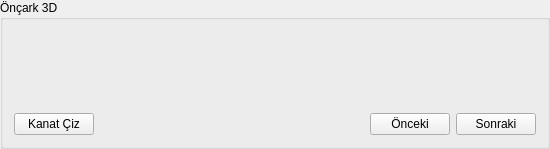
    <widget class="QGroupBox" name="groupBox_8">
     <property name="sizePolicy">
      <sizepolicy hsizetype="Minimum" vsizetype="Preferred">
       <horstretch>0</horstretch>
       <verstretch>0</verstretch>
      </sizepolicy>
     </property>
     <property name="minimumSize">
      <size>
       <width>550</width>
       <height>0</height>
      </size>
     </property>
     <property name="title">
      <string>Önçark 3D</string>
     </property>
     <layout class="QGridLayout" name="gridLayout_8">
      <item row="3" column="3">
       <widget class="QPushButton" name="pushButton_next">
        <property name="sizePolicy">
         <sizepolicy hsizetype="Maximum" vsizetype="Fixed">
          <horstretch>0</horstretch>
          <verstretch>0</verstretch>
         </sizepolicy>
        </property>
        <property name="minimumSize">
         <size>
          <width>50</width>
          <height>0</height>
         </size>
        </property>
        <property name="text">
         <string>Sonraki</string>
        </property>
       </widget>
      </item>
      <item row="3" column="2">
       <widget class="QPushButton" name="pushButton_before">
        <property name="sizePolicy">
         <sizepolicy hsizetype="Maximum" vsizetype="Fixed">
          <horstretch>0</horstretch>
          <verstretch>0</verstretch>
         </sizepolicy>
        </property>
        <property name="text">
         <string>Önceki</string>
        </property>
       </widget>
      </item>
      <item row="3" column="1">
       <spacer name="horizontalSpacer_17">
        <property name="orientation">
         <enum>Qt::Horizontal</enum>
        </property>
        <property name="sizeType">
         <enum>QSizePolicy::Minimum</enum>
        </property>
        <property name="sizeHint" stdset="0">
         <size>
          <width>40</width>
          <height>20</height>
         </size>
        </property>
       </spacer>
      </item>
      <item row="3" column="0">
       <widget class="QPushButton" name="pushButton_plot_blade">
        <property name="sizePolicy">
         <sizepolicy hsizetype="Maximum" vsizetype="Fixed">
          <horstretch>0</horstretch>
          <verstretch>0</verstretch>
         </sizepolicy>
        </property>
        <property name="text">
         <string>Kanat Çiz</string>
        </property>
       </widget>
      </item>
      <item row="0" column="0" colspan="4">
       <widget class="QWidget" name="toolbar_blade" native="true">
        <property name="sizePolicy">
         <sizepolicy hsizetype="Preferred" vsizetype="Maximum">
          <horstretch>0</horstretch>
          <verstretch>0</verstretch>
         </sizepolicy>
        </property>
        <property name="minimumSize">
         <size>
          <width>0</width>
          <height>50</height>
         </size>
        </property>
       </widget>
      </item>
      <item row="1" column="0" colspan="4">
       <widget class="QWidget" name="figure_wblade" native="true">
        <property name="sizePolicy">
         <sizepolicy hsizetype="Minimum" vsizetype="Minimum">
          <horstretch>0</horstretch>
          <verstretch>0</verstretch>
         </sizepolicy>
        </property>
       </widget>
      </item>
      <item row="2" column="0" colspan="4">
       <spacer name="horizontalSpacer_16">
        <property name="orientation">
         <enum>Qt::Horizontal</enum>
        </property>
        <property name="sizeType">
         <enum>QSizePolicy::Minimum</enum>
        </property>
        <property name="sizeHint" stdset="0">
         <size>
          <width>350</width>
          <height>20</height>
         </size>
        </property>
       </spacer>
      </item>
     </layout>
    </widget>
